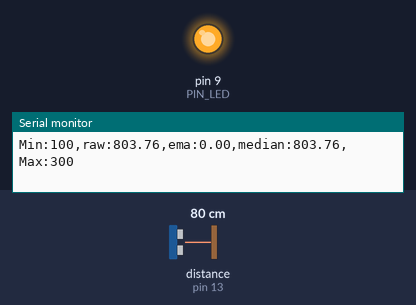
Bench run of a sketch on a simulated Arduino Uno, built with avr-gcc and run on an emulated ATmega328P. Parts: output pins drawn as LEDs (lit = HIGH), the last lines printed to the serial monitor. Wiring (inferred from the names in the program): ultrasonic range finder: trigger pin 12; echo pin 13. The test bench sets the inputs (shaded band); at power-on: distance to the obstacle (sensor on pin 13) 80 cm. The echo pulse lasts 58.3 µs per cm; pins used as bus, display or sensor lines are not drawn.

Above: at 1.2 s.
1.3 s: distance to the obstacle (sensor on pin 13) set to 18 cm
At 1.9 s:
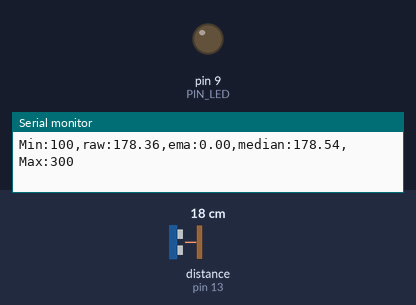
2.8 s: distance to the obstacle (sensor on pin 13) set to 2 cm
At 4.3 s:
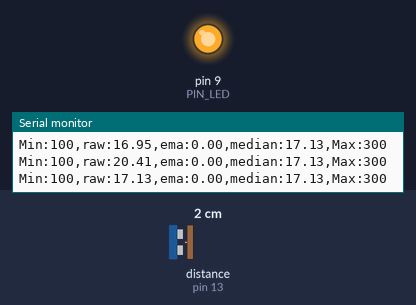
Timing chart, 0 to 5.8 s (numbered marks = the images above; inputs shaded):
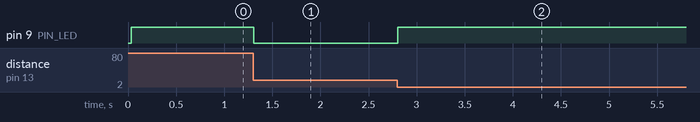

Measured:
- after the input at 1.3 s, pin 9 (PIN_LED): HIGH → LOW at once
- after the input at 2.8 s, pin 9 (PIN_LED): LOW → HIGH at once

The sketch:

09_example_1.ino
```cpp
// Arduino pin assignment
#define PIN_LED  9
#define PIN_TRIG 12
#define PIN_ECHO 13

// configurable parameters
#define SND_VEL 346.0     // sound velocity at 24 celsius degree (unit: m/sec)
#define INTERVAL 25       // sampling interval (unit: msec)
#define PULSE_DURATION 10 // ultra-sound Pulse Duration (unit: usec)
#define _DIST_MIN 100     // minimum distance to be measured (unit: mm)
#define _DIST_MAX 300     // maximum distance to be measured (unit: mm)

#define TIMEOUT ((INTERVAL / 2) * 1000.0) // maximum echo waiting time (unit: usec)
#define SCALE (0.001 * 0.5 * SND_VEL)     // coefficent to convert duration to distance

#define _EMA_ALPHA 0.5    // EMA weight of new sample (range: 0 to 1)
                          // Setting EMA to 1 effectively disables EMA filter.

#define N 30

// global variables
unsigned long last_sampling_time=0;   // unit: msec
float dist_ema=0.0f;
bool ema_initialized=false;

float buf[N];
int buf_count=0;
int buf_idx=0;

float median_from_buffer() {
  int n=buf_count>0 ? buf_count:1;
  float tmp[N];
  for (int i=0; i<n; i++) tmp[i]=buf[i];

  for (int i=1; i<n; i++) {
    float key=tmp[i];
    int j=i-1;
    while (j>=0 && tmp[j]>key) {
      tmp[j+1]=tmp[j];
      j--;
    }
    tmp[j+1]=key;
  }
  if (n%2==1) return tmp[n/2];
  else return 0.5f * (tmp[n/2-1]+tmp[n/2]);
}

void setup() {
  // initialize GPIO pins
  pinMode(PIN_LED,OUTPUT);
  pinMode(PIN_TRIG,OUTPUT);
  pinMode(PIN_ECHO,INPUT);
  digitalWrite(PIN_TRIG, LOW);

  // initialize serial port
  Serial.begin(57600);
  last_sampling_time=millis();

  for (int i=0; i<N; i++) buf[i]=_DIST_MAX;
  buf_count=0;
}

void loop() {
  float dist_raw, dist_filtered;

  // wait until next sampling time.
  // millis() returns the number of milliseconds since the program started.
  // will overflow after 50 days.
  if (millis() < last_sampling_time + INTERVAL)
  return;

  // get a distance reading from the USS
  dist_raw = USS_measure(PIN_TRIG,PIN_ECHO);

  // Modify the below if-else statement to implement the range filter

  if (dist_raw>0.0f) {
    buf[buf_idx]=dist_raw;
    buf_idx=(buf_idx+1)%N;
    if (buf_count<N) buf_count++;
  }
  float dist_median=median_from_buffer();

  if (!ema_initialized) {
    dist_ema=(dist_raw>0.0f) ? dist_raw : dist_median;
    ema_initialized=true;
  } else {
    float x=(dist_raw>0.0f) ? dist_raw :dist_ema;
    dist_ema=_EMA_ALPHA*x+(1.0f-_EMA_ALPHA)*dist_ema;
  }

  // Modify the below line to implement the EMA equation
  dist_ema = dist_filtered;

  // output the distance to the serial port
  Serial.print("Min:");   Serial.print(_DIST_MIN);
  Serial.print(",raw:"); Serial.print(dist_raw);
  Serial.print(",ema:");  Serial.print(dist_ema);
  Serial.print(",median:"); Serial.print(dist_median);
  Serial.print(",Max:");  Serial.print(_DIST_MAX);
  Serial.println("");

  // do something here
  if ((dist_raw < _DIST_MIN) || (dist_raw > _DIST_MAX))
    digitalWrite(PIN_LED, 1);       // LED OFF
  else
    digitalWrite(PIN_LED, 0);       // LED ON

  // update last sampling time
  last_sampling_time += INTERVAL;
}

// get a distance reading from USS. return value is in millimeter.
float USS_measure(int TRIG, int ECHO)
{
  digitalWrite(TRIG, HIGH);
  delayMicroseconds(PULSE_DURATION);
  digitalWrite(TRIG, LOW);

  return pulseIn(ECHO, HIGH, TIMEOUT) * SCALE; // unit: mm

  // Pulse duration to distance conversion example (target distance = 17.3m)
  // - pulseIn(ECHO, HIGH, timeout) returns microseconds (음파의 왕복 시간)
  // - 편도 거리 = (pulseIn() / 1,000,000) * SND_VEL / 2 (미터 단위)
  //   mm 단위로 하려면 * 1,000이 필요 ==>  SCALE = 0.001 * 0.5 * SND_VEL
  //
  // - 예, pusseIn()이 100,000 이면 (= 0.1초, 왕복 거리 34.6m)
  //        = 100,000 micro*sec * 0.001 milli/micro * 0.5 * 346 meter/sec
  //        = 100,000 * 0.001 * 0.5 * 346
  //        = 17,300 mm  ==> 17.3m
}
```
